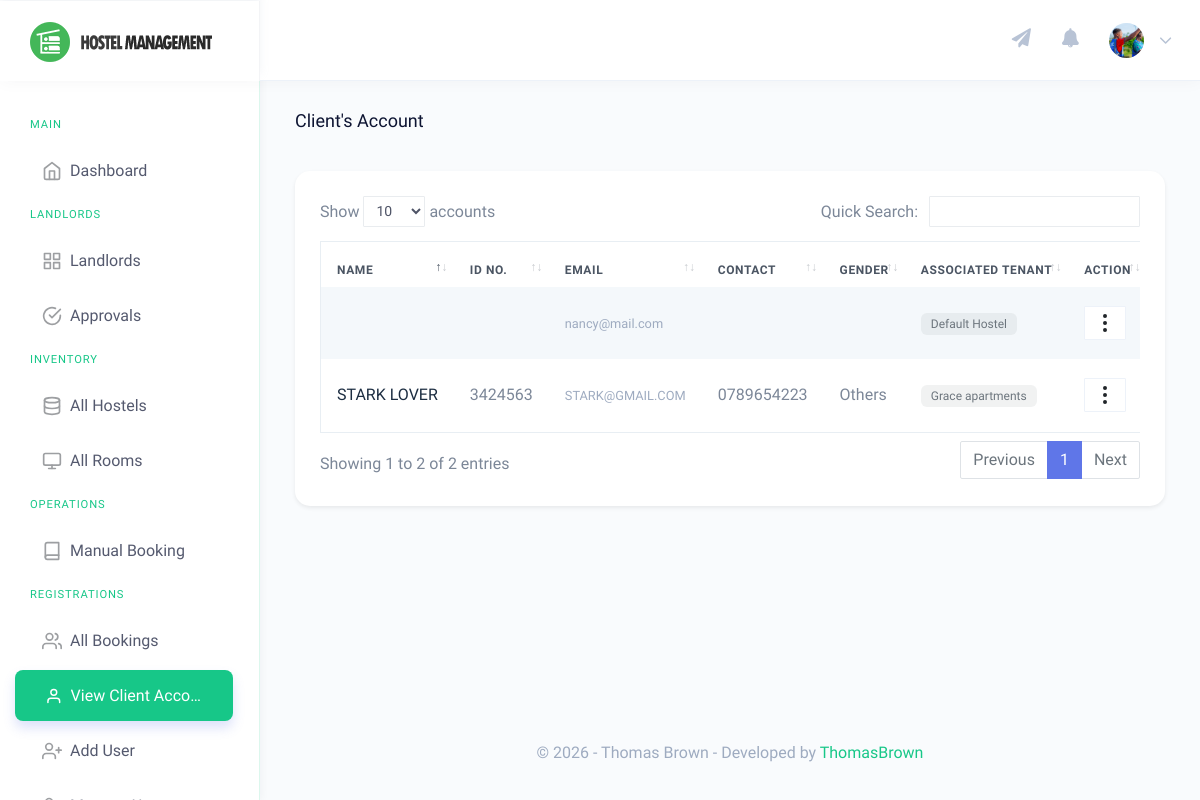
/admin/view-clients-acc.php (signed in), run on the app's committed database.
### tables this page shows
CREATE TABLE `users` (
  `id` int(11) NOT NULL,
  `tenant_id` int(11) DEFAULT NULL,
  `email` varchar(255) NOT NULL,
  `password` varchar(255) NOT NULL,
  `role` enum('admin','landlord','client','caretaker') NOT NULL,
  `full_name` varchar(255) NOT NULL,
  `first_name` varchar(255) DEFAULT NULL,
  `middle_name` varchar(255) DEFAULT NULL,
  `last_name` varchar(255) DEFAULT NULL,
  `gender` varchar(50) DEFAULT NULL,
  `contact_no` varchar(50) DEFAULT NULL,
  `profile_pic` varchar(255) DEFAULT NULL,
  `id_no` varchar(50) DEFAULT NULL,
  `status` enum('active','suspended') DEFAULT 'active',
  `created_at` timestamp NOT NULL DEFAULT current_timestamp(),
  `original_id` int(11) DEFAULT NULL,
  `original_table` varchar(50) DEFAULT NULL,
  `assigned_hostel_id` int(11) DEFAULT NULL
);

CREATE TABLE `tenants` (
  `id` int(11) NOT NULL,
  `name` varchar(255) NOT NULL,
  `code` varchar(50) NOT NULL,
  `admin_email` varchar(255) NOT NULL,
  `status` enum('active','suspended','pending') DEFAULT 'active',
  `created_at` timestamp NOT NULL DEFAULT current_timestamp()
);

### includes/tenant_manager.php (called while the page is built, shortened)
<?php
class TenantManager {
    public function getCurrentTenantId() {
        if ($this->isSuperAdmin()) {
            return isset($_SESSION['impersonate_tenant_id']) ? $_SESSION['impersonate_tenant_id'] : null;
        }
        return isset($_SESSION['tenant_id']) ? $_SESSION['tenant_id'] : null;
    }
    public function isSuperAdmin() {
        return isset($_SESSION['role']) && $_SESSION['role'] === 'admin';
    }
    public function getTenantWhereClause($tableAliasOrIncludeWhere = true, $includeWhere = true) {
        $tablePrefix = "";
        $useWhere = $includeWhere;
        if (is_string($tableAliasOrIncludeWhere)) {
            $tablePrefix = $tableAliasOrIncludeWhere . ".";
        } elseif (is_bool($tableAliasOrIncludeWhere)) {
            $useWhere = $tableAliasOrIncludeWhere;
        }
        $tenantId = $this->getCurrentTenantId();
        if ($this->isSuperAdmin() && !isset($_SESSION['impersonate_tenant_id'])) {
            return "";
        }
        return ($useWhere ? " WHERE " : "") . " {$tablePrefix}tenant_id = '$tenantId' ";
    }
}
?>

### admin/view-clients-acc.php (the view, shortened to what this page needs)
<?php
    include('../includes/check-login.php');
    include('../includes/tenant_manager.php');
    $tm = new TenantManager($mysqli);
?>
<!DOCTYPE html>
<html dir="ltr" lang="en">
<head>
    <link href="../assets/extra-libs/c3/c3.min.css" rel="stylesheet">
    <link href="https://cdn.jsdelivr.net/npm/chartist@0.11.4/dist/chartist.min.css" rel="stylesheet">
     <link href="../assets/extra-libs/datatables.net-bs4/css/dataTables.bootstrap4.css" rel="stylesheet">
    <link href="../dist/css/style.min.css" rel="stylesheet">
    <link href="../assets/css/custom-gradients.css" rel="stylesheet">
</head>
<body>
    <div id="main-wrapper" data-theme="light" data-layout="vertical" data-navbarbg="skin6" data-sidebartype="full"
        data-sidebar-position="fixed" data-header-position="fixed" data-boxed-layout="full">
        <header class="topbar" data-navbarbg="skin6">
            <?php include 'includes/navigation.php'?>
        </header>
        <aside class="left-sidebar" data-sidebarbg="skin6">
            <div class="scroll-sidebar" data-sidebarbg="skin6">
            </div>
        </aside>
        <div class="page-wrapper">
            <div class="page-breadcrumb">
                <div class="row">
                    <div class="col-7 align-self-center">
                    <h4 class="page-title text-truncate text-dark font-weight-medium mb-1">Client's Account</h4>
                    </div>
                </div>
            </div>
            <div class="container-fluid">
                <div class="card shadow-sm border-0">
                    <div class="card-body">
                        <div class="table-responsive">
                            <table id="accountsTable" class="table table-striped table-bordered no-wrap">
                                <thead>
                                    <tr>
                                        <th>Name</th>
                                        <th>ID No.</th>
                                        <th>Email</th>
                                        <th>Contact</th>
                                        <th>Gender</th>
                                        <?php if($tm->isSuperAdmin()): ?>
                                        <th>Associated Tenant</th>
                                        <?php endif; ?>
                                        <th>Action</th>
                                    </tr>
                                </thead>
                                <tbody>
                                    <?php
                                    $tenantWhere = $tm->getTenantWhereClause('users');
                                    $ret="SELECT users.*, tenants.name as tenant_name
                                          FROM users
                                          LEFT JOIN tenants ON users.tenant_id = tenants.id
                                          WHERE users.role = 'client' " . ($tenantWhere ? " AND ".ltrim($tenantWhere, 'WHERE ') : "");
                                    $stmt= $mysqli->prepare($ret) ;
                                    $stmt->execute() ;
                                    $res=$stmt->get_result();
                                    while($row=$res->fetch_object()) {
                                    ?>
                                    <tr>
                                        <td class="font-weight-medium text-dark"><?php echo $row->first_name . ' ' . $row->last_name; ?></td>
                                        <td><?php echo $row->id_no; ?></td>
                                        <td><span class="text-muted small"><?php echo $row->email; ?></span></td>
                                        <td><?php echo $row->contact_no; ?></td>
                                        <td><?php echo ucfirst($row->gender); ?></td>
                                        <?php if($tm->isSuperAdmin()): ?>
                                        <td>
                                            <span class="badge badge-light-secondary text-secondary small">
                                                <?php echo $row->tenant_name ? htmlentities($row->tenant_name) : 'No Tenant'; ?>
                                            </span>
                                        </td>
                                        <?php endif; ?>
                                        <td>
                                            <div class="dropdown">
                                                <button class="btn btn-light bg-white border btn-sm" type="button" data-toggle="dropdown" aria-haspopup="true" aria-expanded="false">
                                                    <i data-feather="more-vertical" class="feather-sm"></i>
                                                </button>
                                            </div>
                                        </td>
                                    </tr>
                                    <?php } ?>
                                </tbody>
                            </table>
                        </div>
                    </div>
                </div>
            </div>
            <?php include 'includes/footer.php' ?>
        </div>
    </div>
</body>
</html>

### admin/includes/navigation.php (shortened to what this page needs)
<nav class="navbar top-navbar navbar-expand-md">
                <div class="navbar-header" data-logobg="skin6">
                    <div class="navbar-brand">
                        <?php
                            $dashLink = ($_SESSION['role'] == 'admin') ? 'super_dashboard.php' : 'dashboard.php';
                        ?>
                        <a href="<?php echo $dashLink; ?>">
                            <b class="logo-icon">
                                <img src="../assets/images/logo-icon-nav.png" alt="homepage" class="dark-logo" />
                            </b>
                            <span class="logo-text">
                                <img src="../assets/images/logo-text-nav.png" alt="homepage" class="dark-logo" />
                            </span>
                        </a>
                    </div>
                </div>
                <div class="navbar-collapse collapse" id="navbarSupportedContent">
                    <ul class="navbar-nav float-right">
                        <?php if($_SESSION['role'] == 'admin' || $_SESSION['role'] == 'landlord'): ?>
                        <li class="nav-item">
                            <a class="nav-link pl-md-3" href="javascript:void(0)" data-toggle="modal" data-target="#broadcastModal" title="Send Notification">
                                <span><i class="fas fa-paper-plane" style="font-size: 1.2rem;"></i></span>
                            </a>
                        </li>
                        <?php endif; ?>
                        <li class="nav-item dropdown">
                            <a class="nav-link dropdown-toggle pl-md-3 position-relative" href="javascript:void(0)"
                                id="bell" role="button" data-toggle="dropdown" aria-haspopup="true"
                                aria-expanded="false">
                                <span><i class="fas fa-bell" style="font-size: 1.2rem;"></i></span>
                            </a>
                        </li>
                        <li class="nav-item dropdown">
                            <a class="nav-link dropdown-toggle" href="javascript:void(0)" data-toggle="dropdown"
                                aria-haspopup="true" aria-expanded="false">
                                    <?php
                                    $aid=$_SESSION['id'];
                                        $ret="SELECT full_name, email, profile_pic from users where id=?";
                                        $stmt= $mysqli->prepare($ret) ;
                                        $stmt->bind_param('i',$aid);
                                        $stmt->execute();
                                        $res=$stmt->get_result();
                                        while($row=$res->fetch_object())
                                        {
                                            $userPic = $row->profile_pic ? "../uploads/profiles/" . $row->profile_pic : "../assets/images/users/admin-icn.png";
                                            ?>
                                <img src="<?php echo $userPic; ?>" alt="user" class="rounded-circle" width="35" height="35" style="object-fit: cover;">
                                <span class="ml-2 d-none d-lg-inline-block"><?php } ?><i data-feather="chevron-down"
                                        class="svg-icon"></i></span>
                            </a>
                        </li>
                    </ul>
                </div>
            </nav>

### assets/css/custom-gradients.css (style rules this page uses)
:root { --gradient-primary: linear-gradient(135deg, #129d6b 0%, #17c788 100%); --gradient-success: linear-gradient(135deg, #00b09b 0%, #96c93d 100%); --gradient-danger: linear-gradient(135deg, #ff5f6d 0%, #ffc371 100%); --gradient-warning: linear-gradient(135deg, #f7b733 0%, #fc4a1a 100%); --gradient-info: linear-gradient(135deg, #36D1DC 0%, #5B86E5 100%); --gradient-brand-1: linear-gradient(135deg, #0d7f55 0%, #129d6b 100%); --gradient-brand-2: linear-gradient(135deg, #129d6b 0%, #17c788 100%); --gradient-brand-3: linear-gradient(135deg, #17c788 0%, #1ee09e 100%); --gradient-brand-4: linear-gradient(135deg, #1ee09e 0%, #46f5b9 100%); --sidebar-gradient: linear-gradient(180deg, #0d1432 0%, #162040 100%); --shadow-sm: 0 2px 4px rgba(0, 0, 0, 0.05); --shadow-md: 0 4px 12px rgba(0, 0, 0, 0.1); --shadow-lg: 0 8px 24px rgba(0, 0, 0, 0.15); }
body { font-family: 'Muli', sans-serif !important; }
h1, h2, h3, h4, h5, h6, .page-title, .card-title, .sidebar-nav .nav-small-cap { font-family: 'Comfortaa', cursive !important; }
.btn { transition: all 0.3s cubic-bezier(0.4, 0, 0.2, 1) !important; }
.left-sidebar { background: #ffffff !important; border-right: 1px solid rgba(23, 199, 136, 0.15) !important; box-shadow: 2px 0 8px rgba(13, 20, 50, 0.04); }
.scroll-sidebar { background: #ffffff !important; }
.card { border: none !important; border-radius: 15px !important; box-shadow: 0 0.125rem 0.25rem rgba(0, 0, 0, 0.075) !important; transition: all 0.3s cubic-bezier(0.4, 0, 0.2, 1); }
.table { border-collapse: separate; border-spacing: 0 10px; }
.table tr { box-shadow: none; transition: all 0.2s ease; }
.table tbody tr { background-color: #fff; border-radius: 8px; }
.table td, .table th { border: none !important; padding: 1.2rem 1rem !important; vertical-align: middle; }
.table thead th { background: transparent !important; color: #4b5563 !important; text-transform: uppercase; font-size: 0.75rem; font-weight: 700; letter-spacing: 0.05em; padding-bottom: 0.5rem !important; }
.topbar { background: #fff !important; box-shadow: 0 2px 15px rgba(0, 0, 0, 0.03) !important; }
.topbar .navbar-brand { border-right: 1px solid #f3f4f6; }
.badge { padding: 5px 10px; font-weight: 500; border-radius: 6px; }
a { color: #17c788; }
.page-title { color: #0d1432 !important; }

### admin/view-clients-acc.php (style rules this page uses)
.badge-light-secondary { background-color: rgba(116, 126, 130, 0.1); color: #747e82; }

### data on the page
users: profile_pic (picture)
users: email "nancy@mail.com", tenant.name "Default Hostel"
users: first_name "STARK", last_name "LOVER", id_no "3424563", email "STARK@GMAIL.COM", contact_no "0789654223", gender "Others", tenant.name "Grace apartments"
